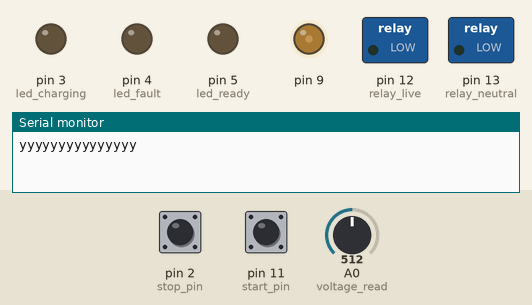
This sketch was run on a simulated Arduino Uno, built with avr-gcc and run on an emulated ATmega328P. Shown: switched loads named in the sketch (green lamp = pin HIGH), output pins drawn as LEDs (lit = HIGH), the last lines printed to the serial monitor. The inputs (shaded band) are chosen by the test bench; at power-on: pin 11 (start_pin) LOW, pin 2 (stop_pin) LOW, A0 (voltage_read) = 512.

Above: at 3.2 s.
3.3 s: pin 11 (start_pin) pulled HIGH for 0.15 s
At 3.7 s:
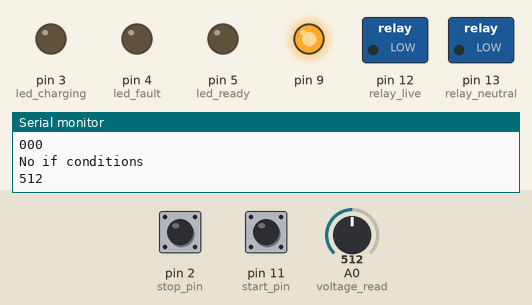
4.9 s: pin 2 (stop_pin) pulled HIGH for 0.15 s
At 6.1 s:
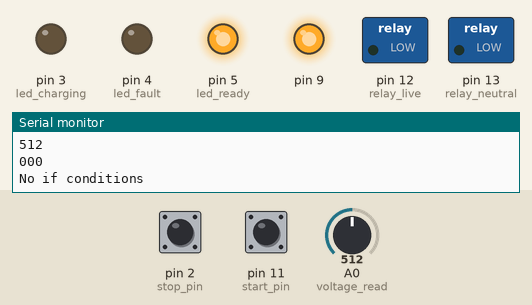
6.5 s: pin 2 (stop_pin) driven HIGH and pin 11 (start_pin) driven HIGH
9.5 s: A0 (voltage_read) set to 466
11.1 s: A0 (voltage_read) set to 284
12.6 s: A0 (voltage_read) set to 261
At 13.2 s:
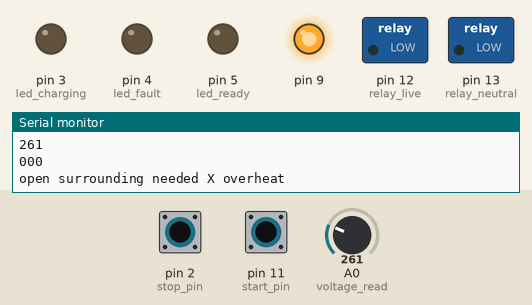
Timing chart, 0 to 15.2 s (numbered marks = the images above; inputs shaded):
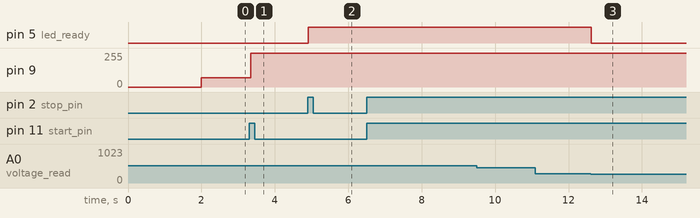

Measured:
- the behaviour switches between 272 and 271 on A0 (voltage_read) (found by bisection; images 2 and 3)
- after the input at 3.3 s, pin 9: 68/255 → 255/255 after 0.05 s
- after the input at 4.9 s, pin 5 (led_ready): LOW → HIGH at once
- after the input at 12.6 s, pin 5 (led_ready): HIGH → LOW at once

The sketch:

EVSE_Control_Loops.ino
```cpp
#include <EmonLib.h>

#include <Wire.h>
#include <PWM.h>
#include <LiquidCrystal_I2C.h>

bool      volt6_flag = false;
bool      volt9_flag = false;
bool      volt12_flag = false;
uint8_t count = 0;
#define start_pin 11
#define stop_pin 2            //interupt

bool start_flag = false; // MAKE IT FALSE FOR DEVELOPMENT

#define led_ready 5
#define led_charging 3
#define led_fault 4

#define pwm_1k 9
int32_t frequency = 1000;//hz
#define duty_cycle 63.75  //   (10% 25.5)||(16% 40.8)||(25% 63.75)||(30% 76.5)||(40% 102)||(50% 127.5)||(100% 255) ,if above 800us or 80% duty cycle rule changes
#define voltage_read A0

#define relay_live 12
#define relay_neutral 13
#define current_ip_pin A1
EnergyMonitor emon1;


void start_detect()
{

  if (start_flag == false)
  {
    if (   digitalRead(start_pin) == HIGH)
    {
      _delay_ms(50);
      if (  digitalRead(start_pin) == HIGH)
      {
        start_flag = true;
        pwmWrite(pwm_1k, 255);

      }
    }

  }

}


void setup() {
  Serial.begin(9600);
  pinMode(start_pin , INPUT);
  attachInterrupt(digitalPinToInterrupt(stop_pin), stop_now, CHANGE);
  //  pinMode(stop_pin ,INPUT);
  pinMode(led_ready , OUTPUT);
  pinMode(led_charging , OUTPUT);
  pinMode(led_fault , OUTPUT);
  pinMode(relay_live, OUTPUT);
  pinMode(relay_neutral, OUTPUT);


  digitalWrite(relay_live, LOW);
  digitalWrite(relay_neutral, LOW);


  emon1.current(current_ip_pin, 60.1);
  InitTimersSafe();
  SetPinFrequencySafe( pwm_1k , frequency);
  //  pwmWrite(pwm_1k, 0);
  //  bool success = SetPinFrequencySafe( pwm_1k , frequency);//if the pin frequency was set successfully, turn pin 13 on
  //  if(success) {
  //  pinMode(13, OUTPUT);
  //  digitalWrite(13, HIGH);
  delay(2000);
  pwmWrite(pwm_1k, 68);//same as analog write,starts the square wave.12v signal will come from opamp.,,keep 255
  //  delay(5000);
  //  pwmWrite(pwm_1k, 64);//same as analog write,starts the square wave.12v signal will come from opamp.,,keep 255
  //  delay(5000);
  //  pwmWrite(pwm_1k, 255);//same as analog write,starts the square wave.12v signal will come from opamp.,,keep 255
  //  delay(5000);
  //  pwmWrite(pwm_1k, 30);//same as analog write,starts the square wave.12v signal will come from opamp.,,keep 255
  Serial.println("yyyyyyyyyyyyyyy");

}

void loop()
{

  if (start_flag == true)
  {

    int voltage = analogRead(voltage_read);
    Serial.println(voltage);
    Serial.print(volt12_flag); Serial.print(volt9_flag); Serial.println(volt6_flag);

    if ((740 < voltage) && (voltage < 900)) //12v
    {
      digitalWrite(relay_live, LOW);
      digitalWrite(relay_neutral, LOW);
      Serial.println("on standby i.e no car connected ");
      volt12_flag = true;
      volt9_flag = false;
      volt6_flag = false;
    }
    else if ((545 < voltage) && (voltage < 681))//9v
    {
      if (volt12_flag == true)
      {
        digitalWrite(relay_live, LOW);
        digitalWrite(relay_neutral, LOW);
        Serial.println("vehicle detected ..sending 1khz signal ");    Serial.println(voltage);
        //      pwmWrite(pwm_1k, duty_cycle);//same as analog write,starts the square wave.
        digitalWrite(led_ready, HIGH);
        digitalWrite(led_fault, LOW);
        digitalWrite(led_charging, LOW);
        delay(5000);
        volt9_flag = true;
        volt12_flag = false;
        volt6_flag = false;

      }
      else
      {
        Serial.println("Charge interrupted ");
        stop_now();

      }
    }
    //    else if (voltage == 0)
    //    {
    //
    //      count = count + 1;
    //      if (count > 20)
    //      {
    //        Serial.println("fault triggered");
    //        pwmWrite(pwm_1k, 0);
    //        _delay_ms(5);
    //        digitalWrite(relay_live, LOW);
    //        digitalWrite(relay_neutral, LOW);
    //        digitalWrite(led_charging, LOW);
    //        digitalWrite(led_ready, LOW);
    //        digitalWrite(led_fault, HIGH);
    //
    //        start_flag = false;
    //        volt9_flag = false;
    //
    //
    //      }
    //    }
    else if ((341 < voltage) && (voltage < 476))//6v
    {
      Serial.println("charging");

      if (volt9_flag == true)
      { delay(5000);
        Serial.print("69");
        //start charging
        Serial.println("CHARGING STARTED");
        digitalWrite(relay_live, HIGH);
        digitalWrite(relay_neutral, HIGH);
        digitalWrite(led_charging, HIGH);
        digitalWrite(led_ready, LOW);
        digitalWrite(led_fault, LOW);
        volt9_flag = false;
        volt6_flag = true;


      }

    }
    else if ((136 < voltage) && (voltage < 272))//3v
    {
      digitalWrite(relay_live, LOW);
      digitalWrite(relay_neutral, LOW);
      digitalWrite(led_ready, LOW);
      digitalWrite(led_charging, LOW);
      digitalWrite(led_fault, LOW);
      //      start_flag = false;
      Serial.println("open surrounding needed X overheat ");
      volt6_flag = false;
      volt9_flag = false;
      volt12_flag = false;
    }

    else
    {
      Serial.println("No if conditions");
      //                    digitalWrite(relay_live,LOW);
      //                    digitalWrite(relay_neutral,LOW);
      //                    digitalWrite(led_charging,LOW);
      //                    digitalWrite(led_ready,LOW);
      //                    digitalWrite(led_fault,HIGH);
      //                    start_flag=false;
    }

  }


  else
  {
    start_detect();
  }


}

void stop_now()
{
  //havent consider the arcs;we can send stop pwm first and then shut relay
  //  pwmWrite(pwm_1k, 0);
  _delay_ms(5);
  start_flag = false;
  digitalWrite(relay_live, LOW);
  digitalWrite(relay_neutral, LOW);
  digitalWrite(led_charging, LOW);
  digitalWrite(led_ready, HIGH);
  digitalWrite(led_fault, LOW);
  volt6_flag = false;
  volt9_flag = false;
  volt12_flag = false;
}
```
